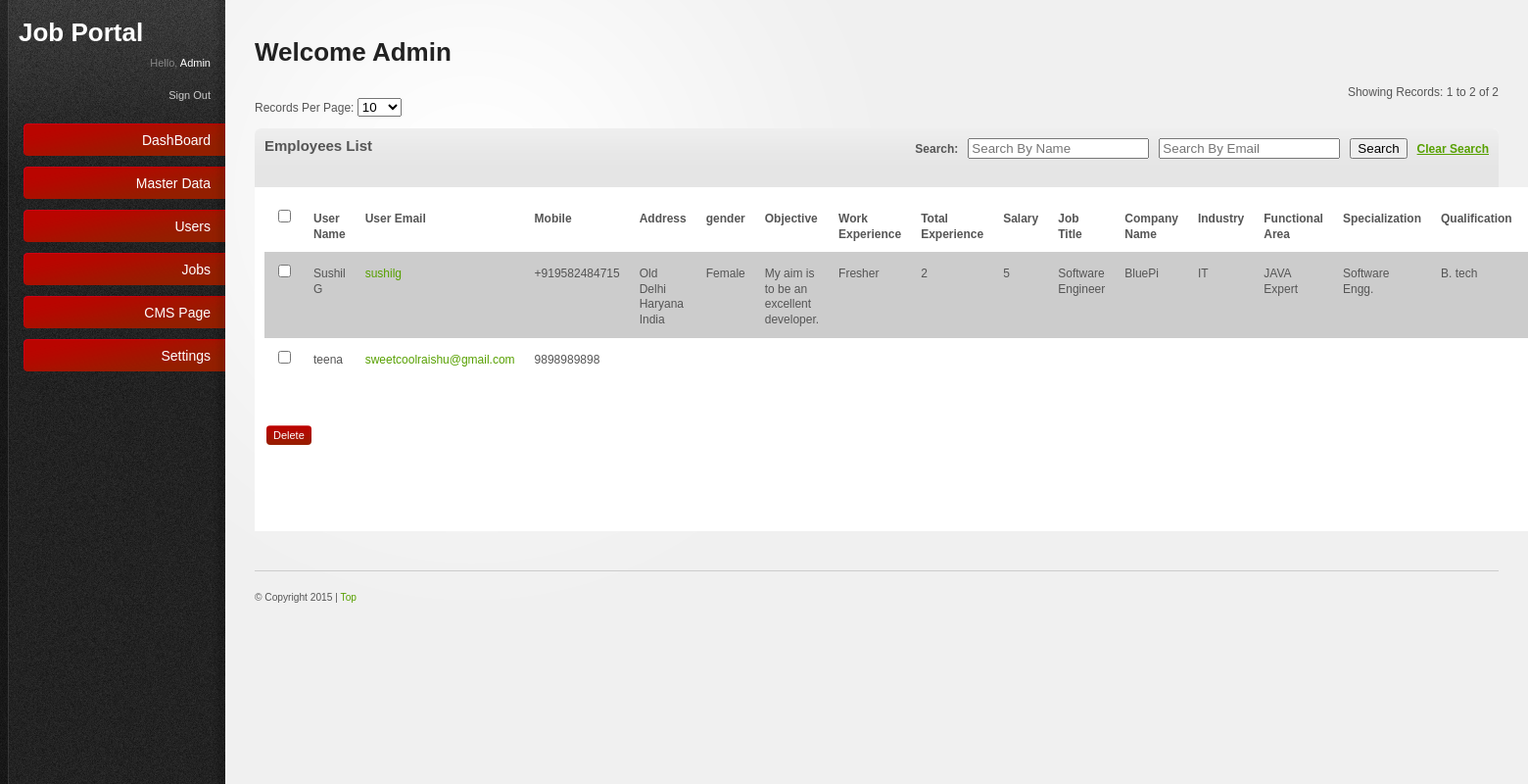
/admin/employees.php (signed in), run on the app's committed database.
### tables this page shows
CREATE TABLE `users` (
  `uid` int(11) NOT NULL AUTO_INCREMENT,
  `fullname` varchar(51) NOT NULL,
  `emailid` varchar(51) NOT NULL,
  `password` varchar(211) NOT NULL,
  `mobile` varchar(51) NOT NULL,
  `utype` enum('employee','employer') NOT NULL,
  `created` datetime NOT NULL,
  PRIMARY KEY (`uid`)
);

CREATE TABLE `employee_info` (
  `id` int(11) NOT NULL AUTO_INCREMENT,
  `uid` int(11) NOT NULL,
  `city` int(11) NOT NULL,
  `state` int(11) NOT NULL,
  `country` int(11) NOT NULL,
  `gender` varchar(11) NOT NULL,
  `objective` text NOT NULL,
  `work_experience` varchar(100) NOT NULL,
  `total_experience` varchar(100) NOT NULL,
  `salary` varchar(100) NOT NULL,
  `job_title` varchar(250) NOT NULL,
  `company_name` varchar(100) NOT NULL,
  `industry` int(11) NOT NULL,
  `functional_area` int(11) NOT NULL,
  `current_job_date` varchar(100) NOT NULL,
  `qualification` int(11) NOT NULL,
  `specialization` int(11) NOT NULL,
  `institute` varchar(251) NOT NULL,
  `passout` varchar(100) NOT NULL,
  `course` varchar(51) NOT NULL,
  `key_skills` text NOT NULL,
  `resume` varchar(251) NOT NULL,
  `profilepic` varchar(251) NOT NULL,
  PRIMARY KEY (`id`)
);

CREATE TABLE `city` (
  `id` int(11) NOT NULL AUTO_INCREMENT,
  `sid` int(11) NOT NULL COMMENT 'State ID',
  `cid` int(11) NOT NULL COMMENT 'Country ID',
  `city_name` varchar(256) NOT NULL,
  `city_date` datetime NOT NULL,
  PRIMARY KEY (`id`)
);

CREATE TABLE `state` (
  `id` int(11) NOT NULL AUTO_INCREMENT,
  `state` varchar(51) NOT NULL,
  `code` varchar(11) NOT NULL,
  `cid` int(11) NOT NULL COMMENT 'Country ID',
  PRIMARY KEY (`id`)
);

CREATE TABLE `country` (
  `id` int(11) NOT NULL AUTO_INCREMENT,
  `country` varchar(51) NOT NULL,
  `code` varchar(11) NOT NULL,
  PRIMARY KEY (`id`)
);

CREATE TABLE `industry` (
  `id` int(11) NOT NULL AUTO_INCREMENT,
  `iname` varchar(255) NOT NULL,
  `iinfo` varchar(255) NOT NULL,
  `created` datetime NOT NULL,
  PRIMARY KEY (`id`)
);

CREATE TABLE `functionalarea` (
  `id` int(11) NOT NULL AUTO_INCREMENT,
  `iid` int(11) NOT NULL COMMENT 'Industry ID',
  `fname` varchar(255) NOT NULL,
  `finfo` varchar(255) NOT NULL,
  `created` datetime NOT NULL,
  PRIMARY KEY (`id`)
);

CREATE TABLE `specialization` (
  `id` int(11) NOT NULL AUTO_INCREMENT,
  `qid` int(11) NOT NULL COMMENT 'Qualification ID',
  `sname` varchar(255) NOT NULL,
  `sinfo` varchar(255) NOT NULL,
  `created` datetime NOT NULL,
  PRIMARY KEY (`id`)
);

CREATE TABLE `qualification` (
  `id` int(11) NOT NULL AUTO_INCREMENT,
  `qname` varchar(255) NOT NULL,
  `qinfo` varchar(255) NOT NULL,
  `created` datetime NOT NULL,
  PRIMARY KEY (`id`)
);

### admin/includes/paging.inc.php (called while the page is built, shortened)
<?php
class Pager {
function pageSize($size)
{
if(!empty($size))
{
return $size;
}else{
return 25;
}
}
function findStart($limit) {
if ((!isset($_GET['page'])) || ($_GET['page'] == "1")) {
$start = 0;
}
else {
$start = ($_GET['page']-1) * $limit;
}
return $start;
}
function pageList($curpage, $pages,$pagesize,$queryString=false)
{
$page_list = "";
$limit=$pages-4;
$startpage=$curpage;
if($pages<=5)
{
$startpage=1;
$lastpage=$pages;
}
elseif($startpage>$limit)
{
$startpage=$limit;
$lastpage=$pages;
}
else
{
$lastpage=$startpage+4;
}
for ($i=$startpage; $i<=$pages and $i<=$lastpage; $i++)
{
if ($i == $curpage)
{
$page_list .= "<b>".$i."</b>";
}
else
{
$page_list .= "<a href=\"".$_SERVER['PHP_SELF']."?page=".$i."&".$queryString."&pagesize=".$pagesize."\" title=\"Page ".$i."\">".$i."</a>";
}
$page_list .= " ";
}
$page_list .= "</td>\n";
return $page_list;
}
function showingRecords($start,$limit,$count) {
$toEnd=$start+$limit;
if($toEnd>$count) {
$endPoint=$count;
}else {
$endPoint=$toEnd;
}
return ($start+1)." to ".$endPoint." of ".$count;
}
}
?>

### admin/includes/generalFunction.php (called while the page is built, shortened)
<?php
function user_info($uid, $table) {
	$qry = "select * from $table where uid='$uid'";
	$get = mysql_query($qry);
	$fetch = mysql_fetch_array($get);
	$return = $fetch;
	return $return;
}
function return_country_name($id)
{
	$qry = "select country from country where id='$id'";
	$get = mysql_query($qry);
	$fetch = mysql_fetch_array($get);
	$return = $fetch['country'];
	return $return;
}
function return_state_name($id)
{
	$qry = "select state from state where id='$id'";
	$get = mysql_query($qry);
	$fetch = mysql_fetch_array($get);
	$return = $fetch['state'];
	return $return;
}
function return_city_name($id)
{
	$qry = "select city_name from city where id='$id'";
	$get = mysql_query($qry);
	$fetch = mysql_fetch_array($get);
	$return = $fetch['city_name'];
	return $return;
}
function return_qualification_name($id)
{
	$qry = "select qname from qualification where id='$id'";
	$get = mysql_query($qry);
	$fetch = mysql_fetch_array($get);
	$return = $fetch['qname'];
	return $return;
}
function return_specialization_name($id)
{
	$qry = "select sname from specialization where id='$id'";
	$get = mysql_query($qry);
	$fetch = mysql_fetch_array($get);
	$return = $fetch['sname'];
	return $return;
}
function return_industry_name($id)
{
	$qry = "select iname from industry where id='$id'";
	$get = mysql_query($qry);
	$fetch = mysql_fetch_array($get);
	$return = $fetch['iname'];
	return $return;
}
function return_functionalarea_name($id)
{
	$qry = "select fname from functionalarea where id='$id'";
	$get = mysql_query($qry);
	$fetch = mysql_fetch_array($get);
	$return = $fetch['fname'];
	return $return;
}
?>

### admin/employees.php (the view, shortened to what this page needs)
<?
	require 'conn/MySQL.php';
	require_once("includes/paging.inc.php");
	require_once("includes/generalFunction.php");
	$paging = new Pager;
	$pagesize=$_GET['pagesize'];
	$fullname= $_POST['fullname'];
	$emailid= $_POST['emailid'];
    $sql="select * from users where utype='employee' ";
	$sql .= " order by uid";
	 $limit=$paging->pageSize($pagesize);
	$start = $paging->findStart($limit);
	$ExecQuery=mysql_query($sql) or die(mysql_error());
	$count=mysql_num_rows($ExecQuery);
	$showingR=$paging->showingRecords($start,$limit,$count);
	$Exec=mysql_query("$sql $orders LIMIT  $start , $limit") or die(mysql_error());
    $countrecord=mysql_num_rows($Exec);
?>
<!DOCTYPE html PUBLIC "-//W3C//DTD XHTML 1.0 Strict//EN"
"http://www.w3.org/TR/xhtml1/DTD/xhtml1-strict.dtd">
<html xmlns="http://www.w3.org/1999/xhtml">
	<head>
		<link rel="stylesheet" href="resources/css/reset.css" type="text/css" media="screen" />
		<link rel="stylesheet" href="resources/css/style.css" type="text/css" media="screen" />
		<link rel="stylesheet" href="resources/css/invalid.css" type="text/css" media="screen" />
	</head>
	<body>
    <div id="body-wrapper">
	  <? include('left.php');	?>
     <div id="main-content">
			<h2>Welcome <?=ucfirst($_SESSION["username"]); ?></h2>
				 <tr>
		<td>
			<br>
					<?
  if($countrecord>0) {
  ?>
		<div align="right">Showing Records: <?=$showingR?></div>
		<div>Records Per Page:
			<select name="pagesize" id="pagesize" onchange="location.href='employees.php?&pagesize='+this.value">
           		<option value="10" <? if($pagesize==10){echo "selected";} ?>>10</option>
			 </select>
		</div><br />
		<?
	}
		?>
		</td></tr>
			<table border="0" cellpadding="0" cellspacing="0" width="100%">
			  <tbody>
			  <tr>
				<td class="content-box-header">
					<b style='font-size:15px;'>Employees List</b>
					<div style="float:right">
						<form method="post">
							<b>Search: </b> &nbsp; <input type="text" name="fullname" placeholder="Search By Name" value="<?=$fullname?>">  &nbsp;
							<input type="text" name="emailid" placeholder="Search By Email"  value="<?=$emailid?>"> &nbsp;
							<input type="submit" name="submit" value="Search"> &nbsp;
							<a href="employees.php"><b><u>Clear Search</u></b></a>
						</form>
					</div>
				   </td>
			  </tr>
			</tbody>
			</table>
		<table border="0" cellpadding="0" cellspacing="0">
			<tr>
				<td>
        <form method="post" name="frm" id="form1" onsubmit="return chkForm(this);">
	     <table class="tableList" border="0" cellpadding="0" cellspacing="1" width="100%">
		  <tbody>
  <?
  if($countrecord>0) {
    ?>
		  <tr>
			 <th width="2%" bgcolor="#FFFFFF">
			 	<input name="check_all" id="check_all" value="1" onclick="checkall(this.form)"  type="checkbox">
			  </th>
              <th align="left" width="1%" bgcolor="#FFFFFF"><b>User Name</b> </th>
              <th align="left" width="1%" bgcolor="#FFFFFF"><b>User Email</b> </th>
              <th align="left" width="1%" bgcolor="#FFFFFF"><b>Mobile</b> </th>
              <th align="left" width="1%" bgcolor="#FFFFFF"><b>Address</b> </th>
              <th align="left" width="30%" bgcolor="#FFFFFF"><b>gender</b> </th>
              <th align="left" width="1%" bgcolor="#FFFFFF"><b>Objective</b> </th>
              <th align="left" width="1%" bgcolor="#FFFFFF"><b>Work Experience</b> </th>
              <th align="left" width="1%" bgcolor="#FFFFFF"><b>Total Experience</b> </th>
              <th align="left" width="1%" bgcolor="#FFFFFF"><b>Salary</b> </th>
              <th align="left" width="1%" bgcolor="#FFFFFF"><b>Job Title</b> </th>
              <th align="left" width="1%" bgcolor="#FFFFFF"><b>Company Name</b> </th>
              <th align="left" width="1%" bgcolor="#FFFFFF"><b>Industry</b> </th>
              <th align="left" width="1%" bgcolor="#FFFFFF"><b>Functional Area</b> </th>
              <th align="left" width="1%" bgcolor="#FFFFFF"><b>Specialization</b> </th>
              <th align="left" width="1%" bgcolor="#FFFFFF"><b>Qualification</b> </th>
              <th align="left" width="1%" bgcolor="#FFFFFF"><b>Job Date</b> </th>
              </tr>
              <?
				$i=0;
             	while($records=mysql_fetch_array($Exec)) {
				if($i%2==0){$CL="#CCCCCC";}else{$CL="#FFFFFF";}
				$user_info = user_info($records['uid'], 'employee_info');
              ?>
			  <tr>
				<td align="center" bgcolor='<?=$CL?>'><input name="arr_pd_ids[]" id="arr_pd_ids[]" value="<?=$records['uid']?>" type="checkbox"></td>
                <td bgcolor='<?=$CL?>'><? echo $records['fullname'];?> </td>
                <td bgcolor='<?=$CL?>'><a href="user_edit.php?uid=<?=$records['uid']?>"><? echo $records['emailid'];?></a> </td>
                <td bgcolor='<?=$CL?>'><? echo $records['mobile'];?> </td>
				<td bgcolor='<?=$CL?>'><? echo return_city_name($user_info['city']). ' ' . return_state_name($user_info['state']), ' '. return_country_name($user_info['country']);?> </td>
                <td bgcolor='<?=$CL?>'><? echo $user_info['gender'];?> </td>
                <td bgcolor='<?=$CL?>'><? echo $user_info['objective'];?> </td>
				<td bgcolor='<?=$CL?>'><? echo $user_info['work_experience'];?> </td>
                <td bgcolor='<?=$CL?>'><? echo $user_info['total_experience'];?> </td>
                <td bgcolor='<?=$CL?>'><? echo $user_info['salary'];?> </td>
				<td bgcolor='<?=$CL?>'><? echo $user_info['job_title'];?> </td>
                <td bgcolor='<?=$CL?>'><? echo $user_info['company_name'];?> </td>
                <td bgcolor='<?=$CL?>'><? echo return_industry_name($user_info['industry']);?> </td>
                <td bgcolor='<?=$CL?>'><? echo return_functionalarea_name($user_info['functional_area']);?> </td>
                <td bgcolor='<?=$CL?>'><? echo return_specialization_name($user_info['specialization']);?> </td>
                <td bgcolor='<?=$CL?>'><? echo return_qualification_name($user_info['qualification']);?> </td>
                <td bgcolor='<?=$CL?>'><? echo $user_info['current_job_date'];?> </td>
  			</tr>
              <?
         $i++; }
              ?>
            </tbody>
          </table>
          <table border="0" cellpadding="0" cellspacing="0" width="100%">
          <tbody>
   		  <tr>
            <td style="padding: 2px;" ><br />
			        <input name="Delete" id="Delete"  value="Delete" class="button" onclick="return deleteConfirmFromUser('arr_pd_ids[]')"
                    type="submit" style="border:0px;" />
            </td>
          </tr>
          <tr>
          	<td>&nbsp;</td>
          </tr>
          <tr>
          	<td>
          		<table border="0" cellpadding="0" cellspacing="0" width="100%">
	          		<tr>
	          			<td width="90%" align="center">
	          			</td>
	          		</tr>
          		</table>
          	</td>
          </tr>
          <?
      }else{
	     echo '<tr>
          	<td align="center">
          		No Records
          	</td>
          </tr>';
      }
          ?>
        </tbody>
        </table>
      </form>
		</td>
			</tr>
        </table>
    <? require('footer.php') ?>
</div>
</div>
</div></body>
</html>

### admin/resources/css/style.css (style rules this page uses)
html { font-size: 100%; height: 100%; margin-bottom: 1px; }
body { font-family: Arial, Helvetica, sans-serif; color: #555; background: #f0f0f0 url('../images/bg-body.gif') top left repeat-y; font-size: 12px; }
#body-wrapper { background: url('../images/bg-radial-gradient.gif') fixed 230px top no-repeat; }
h1, h2, h3, h4, h5, h6 { font-family: Helvetica, Arial, sans-serif; color: #222; font-weight: bold; }
h2 { font-size: 26px; padding: 0 0 10px 0; }
a { color: #57a000; text-decoration: none; }
.button { font-family: Verdana, Arial, sans-serif; text-align:center display: inline-block; background: url('../images/bg-button-green.gif') top left repeat-x !important; padding: 4px 7px 4px 7px !important; color: #fff !important; font-size: 11px !important; cursor: pointer; }
#main-content { margin: 0 30px 0 260px; padding: 40px 0 0 0; }
.content-box-header { background: #e5e5e5 url('../images/bg-content-box.gif') top left repeat-x; margin-top: 1px; height: 40px; }
#main-content table { width: 100%; }
#main-content tbody { border-bottom: 1px solid #ddd; }
#main-content tbody tr { background: #fff; }
#main-content table td, #main-content table th { padding: 10px; line-height: 1.3em; }
form input[type="checkbox"], form input[type="radio"] { padding: 0; background: none; border: 0; }

### admin/resources/css/invalid.css (style rules this page uses)
.button, #main-content table tfoot td .bulk-actions select, .pagination a.number, form input.text-input, form textarea, form .wysiwyg, form select, .dp-popup { -moz-border-radius: 4px; -webkit-border-radius: 4px; border-radius: 4px; }
.content-box, .content-box-header, ul.content-box-tabs li a.current, .shortcut-button, .notification { -moz-border-radius: 6px; -webkit-border-radius: 6px; border-radius: 6px; }
.content-box-header { -moz-border-radius-bottomleft: 0; -moz-border-radius-bottomright: 0; -webkit-border-bottom-left-radius: 0; -webkit-border-bottom-right-radius: 0; border-bottom-left-radius: 0; border-bottom-right-radius: 0; }

### data on the page
users: fullname "Sushil G", emailid "sushilg", mobile "+919582484715", employee_info.city "Old Delhi", employee_info.state "Haryana", employee_info.country "India", employee_info.gender "Female", employee_info.objective "My aim is to be an excellent developer.", employee_info.work_experience "Fresher", employee_info.total_experience "2", employee_info.salary "5", employee_info.job_title "Software Engineer", employee_info.company_name "BluePi", employee_info.industry "IT", employee_info.functional_area "JAVA Expert", employee_info.specialization "Software Engg.", employee_info.qualification "B. tech"
users: fullname "teena", emailid "sweetcoolraishu@gmail.com", mobile "9898989898"

### other printed values
$_SESSION["username"] "Admin"
$showingR "1 to 2 of 2"
